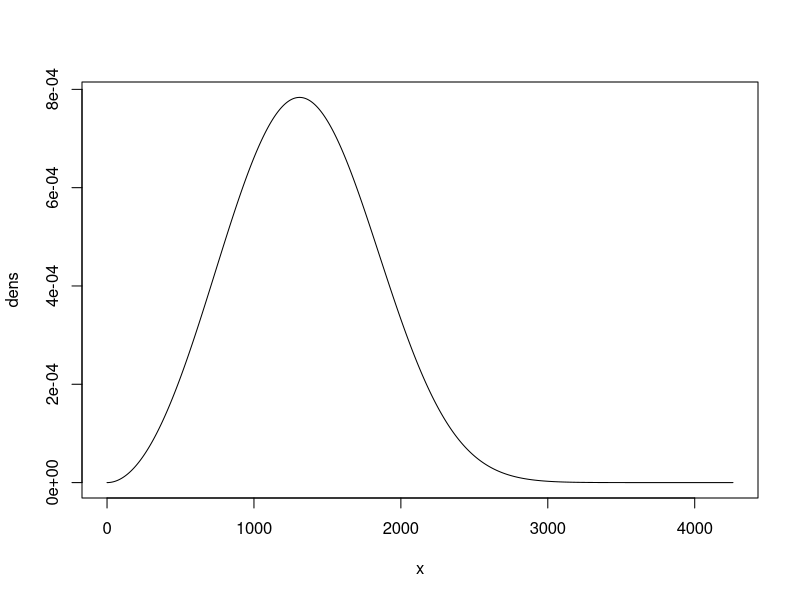
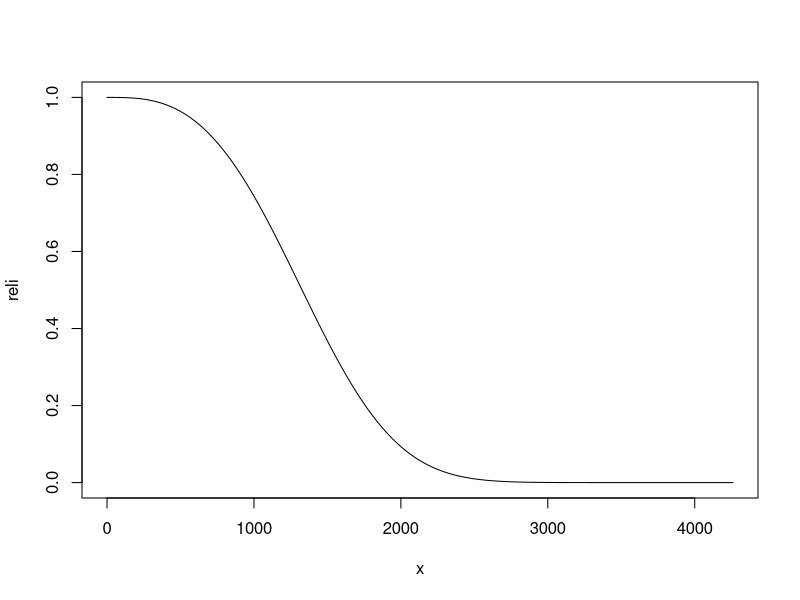
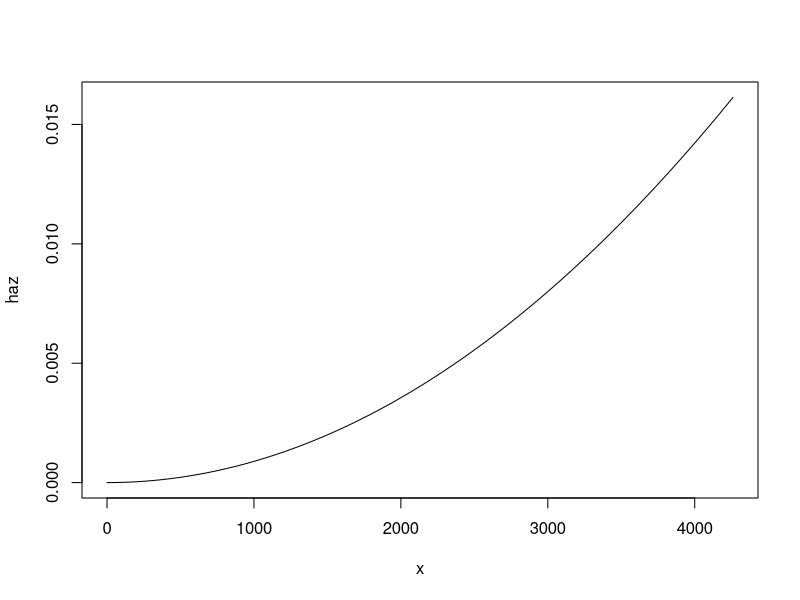
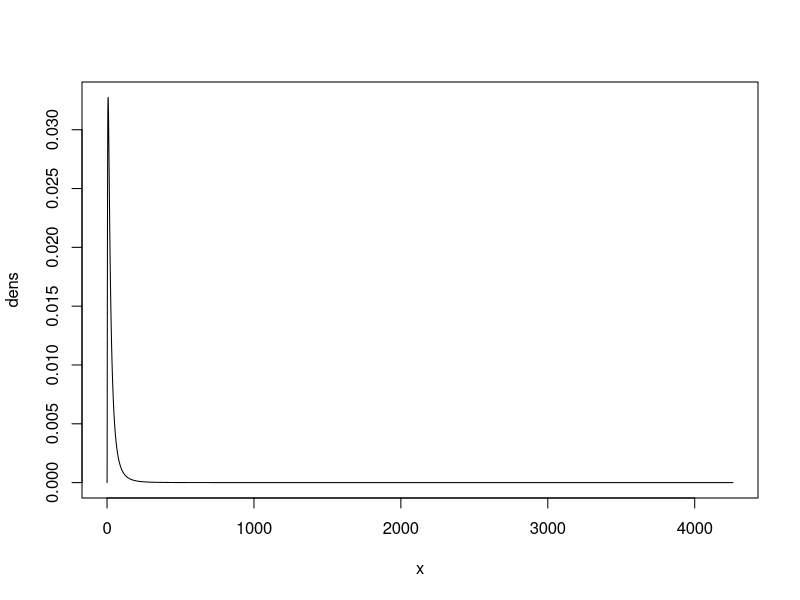
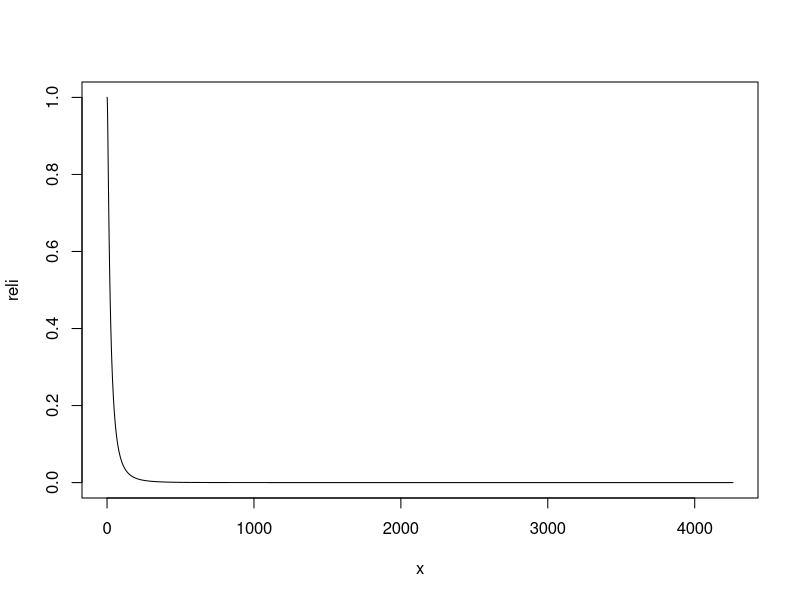
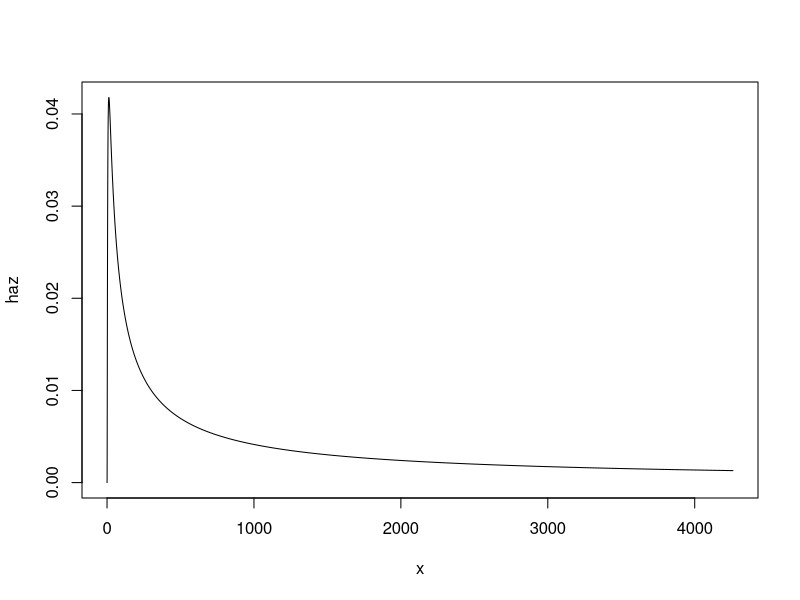

The R script that drew these images, in order: (Note: this script raises an error after producing the figures.)
### add mixture model to randomly draw from module which fails?
### why? maybe modules have variable repair times and costs
### 


library(lattice)
library(xtable)

########################################################
##### Play around with Weibull distribution
##### Note that shape < 1 : DFR
##### 					shape = 1 : exponential
#####						shape > 1 : IFR
#####						shape = 2 : Rayleigh (linear hazard)

# parameters of weibull
a <- 3			#shape
b <- 1500		#scale

# moments
EX <- b * gamma(1 + 1/a)
VarX <-  b^2 * (gamma(1 + 2/a) - (gamma(1 + 1/a))^2)

# grid
x <- seq(0,EX+6*sqrt(VarX),by=0.1)

# distributions
dens <- dweibull(x,shape=a,scale=b)
cdf <- pweibull(x,shape=a,scale=b)
reli <- 1-cdf
haz <- dens/reli

plot(x,dens,type="l")
plot(x,reli,type="l")
plot(x,haz,type="l")

########################################################

########################################################
##### Play around with lognormal distribution
mu <- 3
sigma <- 1

# parameters
logNormMoments <- function(mu,sigma){
	# moments
	EX <- exp(mu + 1/2*sigma^2)
	VarX = exp(2*mu + sigma^2)*(exp(sigma^2) - 1)
	return(c(mu,sigma,EX,VarX,sqrt(VarX)))
}

ln.mom <- data.frame(c(0,0,0,0,0))
rownames(ln.mom) <- c("mu","sigma","EX","VarX","SigmaX")

ln.mom[,1] <- logNormMoments(0,1)
ln.mom[,2] <- logNormMoments(-1,1)
ln.mom[,3] <- logNormMoments(0.5,1)
ln.mom[,4] <- logNormMoments(-0.5,1)
ln.mom[,5] <- logNormMoments(0.5,0.5)
ln.mom[,6] <- logNormMoments(-0.5,0.5)
ln.mom[,7] <- logNormMoments(1,1)
ln.mom[,8] <- logNormMoments(10,.1)

### sigma must be small (> 0)- variance explodes even at sigma = 2
### (0,0) --> EX = 1 w.p. 1
### (0,1) --> EX = 1.64, SigX = 2.16
### use mu < 0 to get EX < 1

# grid
x <- seq(0,EX+6*sqrt(VarX),by=0.1)

# distributions
dens <- dlnorm(x,mu,sigma)
cdf <- plnorm(x,mu,sigma)
reli <- 1-cdf
haz <- dens/reli

plot(x,dens,type="l")
plot(x,reli,type="l")
plot(x,haz,type="l")

########################################################


########################################################
##### Simple Monte Carlo Example
running <- 0
down <- 0
availability <- 0
iter <- 10000

for (i in 1:iter){
	while (running < 1500){
		u <- rweibull(1, shape = 3, scale = 100) #mean = scale * gamma(1 + 1/shape)
		running <- running + u
		d <- rlnorm(1, 1, 0.5)
		down <- down + d
	}
	availability[i] <- running/(running+down)
	running <- 0
	down <- 0
}

mean(availability)
########################################################

########################################################
##### Simple Monte Carlo Example with Dependent Repair
running <- 0
down <- 0
availability <- 0
iter <- 10000

for (i in 1:iter){
	while (running < 1500){
		u <- rweibull(1, shape = 3, scale = 100) #mean = scale * gamma(1 + 1/shape)
		running <- running + u
		if (u < 70) c <- 2 * runif(1)	else c <-1
		d <- rlnorm(1, c*1, c*0.5)
		down <- down + d
	}
	availability[i] <- running/(running+down)
	running <- 0
	down <- 0
}

mean(availability)
########################################################


########################################################
##### Compare algorithms (quantile function vs direct)
##### 1. Draw uniform random, determine time
##### 2. Draw random time

n<-50000
# 1
u1<-runif(n)
w1<-qweibull(u,shape=2,scale=10000)

# 2
w2<-rweibull(n,shape=2,scale=10000)

# compare
par(mfrow=c(2,1))
hist(w1,breaks=100)
hist(w2,breaks=100)
########################################################


########################################################
##### Simulate from different failure distributions
##### log availability

current.up.time <- 0
total.up.hours <- 20000

# weibull shape and scale parameters for failure distribution
fail.params <- matrix(c(2,1000,10,5000,20,10000),nrow=2,byrow=F)

# parameters of repair distribution
repair.params <- matrix(c(0,1,0,0.5,2,0.25),nrow=2,byrow=F)

# initialize list of failure times for each component
fail.times <- matrix(rep(0,times=3),nrow=1)

fail.times[1,1] <- rweibull(1,shape=fail.params[1,1],scale=fail.params[2,1])
fail.times[1,2] <- rweibull(1,shape=fail.params[1,2],scale=fail.params[2,2])
fail.times[1,3] <- rweibull(1,shape=fail.params[1,3],scale=fail.params[2,3])

# initialize list of component failure times
# will collect failure times for each component
comp.fail.times <- list(0,0,0)

# initialize list of component repair times
# will collect repair times for each component
comp.repair.times <- list(0,0,0)

# event-driven simulation
while (current.up.time < total.up.hours){    	#run sim for certain up hours
	new.fail.time <- min(fail.times)						#new fail time is min time in row
	j <- which.min(fail.times)									#comp (col) which failed
	
	# save fail time for component
	comp.fail.times[[j]] <- rbind(comp.fail.times[[j]],new.fail.time)

	# sample down time for failed component
	comp.repair.times[[j]] <- rbind(comp.repair.times[[j]],rlnorm(1,repair.params[1,j],repair.params[2,j]))
	
	# resample for failed component
	# note that this leaves the times for components which have not failed
	fail.times[1,j] <- new.fail.time + rweibull(1,shape=fail.params[1,j], scale=fail.params[2,j])
		
	current.up.time <- new.fail.time						#update current up time
}

# compute time between failures
comp.fail.rates <- list(0,0,0)
for (j in 1:length(comp.fail.times)){
	for (k in 2:length(comp.fail.times[[j]])){
			comp.fail.rates[[j]][k-1]<-comp.fail.times[[j]][k]-comp.fail.times[[j]][k-1]
	
	}
}
	
# compute availability for each component
comp.avail <- list(0,0,0)
comp.sum.repair.times <- lapply(comp.repair.times,sum)
for (i in 1:length(comp.repair.times)){
	comp.avail[[i]] <- current.up.time/(current.up.time+comp.sum.repair.times[[i]])
}

# compute system availability
sys.sum.repair.times <- sum(unlist(comp.sum.repair.times))
sys.avail <- current.up.time/(current.up.time+sys.sum.repair.times)

# plot failure times
stripchart(comp.fail.times[[1]][-1,1],pch=1)
stripchart(comp.fail.times[[2]][-1,1],pch=2,add=T)
stripchart(comp.fail.times[[3]][-1,1],pch=3,add=T)


########################################################
##### Table with failure/repair parameters for Agilent

# Pump seals
# Pistons
# AIV
# Outlet valve
# Filter frit
# Degasser

# Needle 
# Needle seat
# Needle arm
# Chiller
# Lamp
# Flow cell
########################################################


########################################################
##### Availability/cost analysis WITHOUT PM
# initialize
iter <- 1000

comps <- c("pumpseal","piston1","piston2","inletvalve","outletvalve",
						"filterfrit","needle","needleseat","needlearm","lamp","flowcell")

# weibull shape and scale parameters for failure distribution
fail.params <- matrix(c(3,2000,  #pump seals
												5,3000,  # piston 1
												5,3000,  # piston 2
												5,3000,  # inlet valve
												5,3000,  # outlet valve
												3,2000,  # filter frit
												5,3000,  # needle 
												4,2000,  # needle seat
												20,10000, # needle arm
												3,1500,  # lamp
												10,3000), # flow cell
												nrow=2,byrow=F)

colnames(fail.params) <- comps

# initialize list of failure times for each component
fail.times <- matrix(rep(0,times=11),nrow=1)
colnames(fail.times) <- comps

# parameters of repair distribution
repair.params <- matrix(c(0,1,  		#pump seals
												0,1,  			# piston 1
												0,1,  			# piston 2
												1,0.25,  		# inlet valve
												1,0.25,  		# outlet valve
												-0.5,0.1,  	# filter frit
												1,0.25,  		# needle 
												1,0.25,  		# needle seat
												3,1,			 	# needle arm
												1,0.25,		  # lamp
												1,0.25), # flow cell
												nrow=2,byrow=F)

colnames(repair.params) <- comps

comp.avail <- list(0,0,0,0,0,0,0,0,0,0,0)
names(comp.avail) <- comps
sys.avail <- rep(0,times=iter)

comp.cost <- list(60,150,150,200,200,15,75,45,2000,800,1500)
	names(comp.cost) <- comps
	comp.repair.cost <- list(0,0,0,0,0,0,0,0,0,0,0)

## ITERATION
for (I in 1:iter){

	current.up.time <- 0
	total.up.hours <- 2184*4*5  # sim for 5 years (each PM = 2184 hrs)

	for (i in 1:length(fail.times)){
	fail.times[1,i] <- rweibull(1,shape=fail.params[1,i],scale=fail.params[2,i])
	}

	# initialize list of component failure times
	# will collect failure times for each component
	comp.fail.times <- list(0,0,0,0,0,0,0,0,0,0,0)
	names(comp.fail.times) <- comps

	# initialize list of component repair times
	# will collect repair times for each component
	comp.repair.times <- list(0,0,0,0,0,0,0,0,0,0,0)
	names(comp.repair.times) <- comps

	# event-driven simulation
	while (current.up.time < total.up.hours){    	#run sim for certain up hours
		new.fail.time <- min(fail.times)						#new fail time is min time in row
		j <- which.min(fail.times)									#comp (col) which failed
	
		# save fail time for component
		comp.fail.times[[j]] <- rbind(comp.fail.times[[j]],new.fail.time)

		# sample down time for failed component
		comp.repair.times[[j]] <- rbind(comp.repair.times[[j]],rlnorm(1,repair.params[1,j],repair.params[2,j]))
	
		# resample for failed component
		# note that this leaves the times for components which have not failed
		fail.times[1,j] <- new.fail.time + rweibull(1,shape=fail.params[1,j], scale=fail.params[2,j])
		
		current.up.time <- new.fail.time						#update current up time
	}

	# compute time between failures
	comp.fail.rates <- list(0,0,0,0,0,0,0,0,0,0,0)
	names(comp.fail.rates) <- comps
	for (j in 1:length(comp.fail.times)){
		for (k in 2:length(comp.fail.times[[j]])){
				comp.fail.rates[[j]][k-1]<-comp.fail.times[[j]][k]-comp.fail.times[[j]][k-1]
	
		}
	}
	
	# compute availability for each component
	comp.sum.repair.times <- lapply(comp.repair.times,sum)
	for (i in 1:length(comp.repair.times)){
		comp.avail[[i]][I] <- current.up.time/(current.up.time+comp.sum.repair.times[[i]])
	}

	# compute system availability
	sys.sum.repair.times <- sum(unlist(comp.sum.repair.times))
	sys.avail[I] <- current.up.time/(current.up.time+sys.sum.repair.times)

	# cost analysis
	for (i in 1:length(comp.cost)){
		comp.repair.cost[[i]][I] <- comp.cost[[i]] * length(comp.fail.times[[i]])	
	}


}

comp.avail.mean <- lapply(comp.avail,mean)
sys.avail.mean <- mean(sys.avail)
comp.repair.cost.mean <- lapply(comp.repair.cost,mean)
sys.repair.cost.year.mean <- sum(unlist(comp.repair.cost.mean))/5


sys.repair.cost.life <-mapply(sum,comp.repair.cost[[1]],comp.repair.cost[[2]],comp.repair.cost[[3]],comp.repair.cost[[4]],comp.repair.cost[[5]],comp.repair.cost[[6]],comp.repair.cost[[7]],comp.repair.cost[[8]],comp.repair.cost[[9]],comp.repair.cost[[10]],comp.repair.cost[[11]])

sys.repair.cost.year <- sys.repair.cost.life/5
 
availTable <- cbind(unlist(comp.avail.mean),unlist(lapply(comp.avail,min)),unlist(lapply(comp.avail,max)))

sysVec <- c(sys.avail.mean,min(sys.avail),max(sys.avail))

costVec <- c(mean(sys.repair.cost.year),min(sys.repair.cost.year),max(sys.repair.cost.year))

availTable <- rbind(availTable,sysVec,costVec)

xtable(availTable,digits=5)







